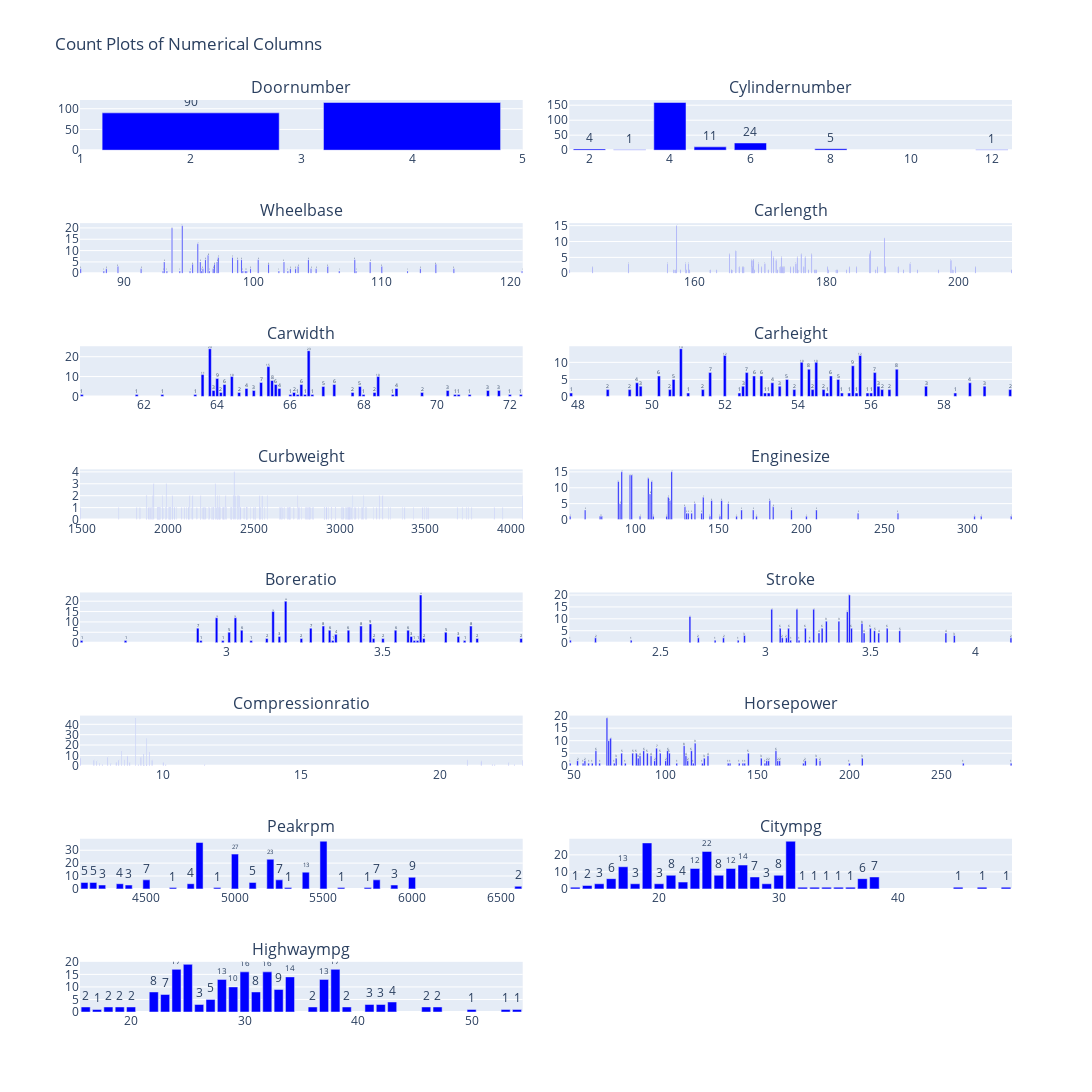

Notebook source saved alongside this figure:
### Code cell
numerical_columns = ['doornumber','cylindernumber','wheelbase', 'carlength', 'carwidth', 'carheight', 'curbweight',
                     'enginesize', 'boreratio', 'stroke', 'compressionratio', 'horsepower',
                     'peakrpm', 'citympg', 'highwaympg']

single_color = 'blue'  # eine Farbe für alle Plots

fig = make_subplots(
    rows=8, cols=2,
    subplot_titles=[col.capitalize() for col in numerical_columns],
    horizontal_spacing=0.05,  # engerer horizontaler Abstand
    vertical_spacing=0.08
)

row, col = 1, 1
for col_name in numerical_columns:
    counts = df[col_name].value_counts().reset_index()
    counts.columns = [col_name, 'Count']

    fig.add_trace(
        go.Bar(
            x=counts[col_name],
            y=counts['Count'],
            text=counts['Count'],
            textposition='outside',
            marker_color=single_color
         
        ),
        row=row, col=col
    )

    col += 1
    if col > 2:  # nur 2 Spalten
        col = 1
        row += 1

fig.update_layout(
    height=2200, width=1600,  # Höhe und Breite anpassen
    title_text="Count Plots of Numerical Columns",
    showlegend=False
)

fig.show()

### Figure 1 — Plotly figure (JSON) as saved in the notebook; plotly's stock layout.template omitted (floating-point values rounded to 4 significant figures; data arrays with more than 128 entries replaced by an {"elided": "..."} marker saying what was removed)
{"data": [{"marker": {"color": "blue"}, "text": [115.0, 90.0], "textposition": "outside", "type": "bar", "x": [4, 2], "xaxis": "x", "y": [115, 90], "yaxis": "y"}, {"marker": {"color": "blue"}, "text": [159.0, 24.0, 11.0, 5.0, 4.0, 1.0, 1.0], "textposition": "outside", "type": "bar", "x": [4, 6, 5, 8, 2, 12, 3], "xaxis": "x2", "y": [159, 24, 11, 5, 4, 1, 1], "yaxis": "y2"}, {"marker": {"color": "blue"}, "text": [21.0, 20.0, 13.0, 8.0, 7.0, 7.0, 6.0, 6.0, 6.0, 6.0, 6.0, 6.0, 5.0, 5.0, 5.0, 5.0, 5.0, 4.0, 4.0, 4.0, 4.0, 3.0, 3.0, 3.0, 3.0, 2.0, 2.0, 2.0, 2.0, 2.0, 2.0, 2.0, 2.0, 2.0, 2.0, 2.0, 2.0, 1.0, 1.0, 1.0, 1.0, 1.0, 1.0, 1.0, 1.0, 1.0, 1.0, 1.0, 1.0, 1.0, 1.0, 1.0, 1.0], "textposition": "outside", "type": "bar", "x": [94.5, 93.7, 95.7, 96.5, 98.4, 97.3, 96.3, 107.9, 99.1, 98.8, 100.4, 104.3, 97.2, 109.1, 102.4, 95.9, 93.1, 101.2, 95.3, 114.2, 97.0, 105.8, 110.0, 89.5, 103.5, 91.3, 115.6, 96.1, 103.3, 99.8, 88.6, 113.0, 96.9, 102.9, 104.5, 86.6, 104.9, 102.0, 96.0, 94.3, 88.4, 99.5, 99.4, 112.0, 102.7, 99.2, 95.1, 93.0, 106.7, 96.6, 120.9, 93.3, 108.0], "xaxis": "x3", "y": [21, 20, 13, 8, 7, 7, 6, 6, 6, 6, 6, 6, 5, 5, 5, 5, 5, 4, 4, 4, 4, 3, 3, 3, 3, 2, 2, 2, 2, 2, 2, 2, 2, 2, 2, 2, 2, 1, 1, 1, 1, 1, 1, 1, 1, 1, 1, 1, 1, 1, 1, 1, 1], "yaxis": "y3"}, {"marker": {"color": "blue"}, "text": [15.0, 11.0, 7.0, 7.0, 7.0, 6.0, 6.0, 6.0, 6.0, 5.0, 5.0, 5.0, 5.0, 4.0, 4.0, 4.0, 4.0, 4.0, 3.0, 3.0, 3.0, 3.0, 3.0, 3.0, 3.0, 3.0, 2.0, 2.0, 2.0, 2.0, 2.0, 2.0, 2.0, 2.0, 2.0, 2.0, 2.0, 2.0, 2.0, 2.0, 2.0, 2.0, 2.0, 2.0, 2.0, 2.0, 2.0, 1.0, 1.0, 1.0, 1.0, 1.0, 1.0, 1.0, 1.0, 1.0, 1.0, 1.0, 1.0, 1.0, 1.0, 1.0, 1.0, 1.0, 1.0, 1.0, 1.0, 1.0, 1.0, 1.0, 1.0, 1.0, 1.0, 1.0, 1.0], "textposition": "outside", "type": "bar", "x": [157.3, 188.8, 186.7, 166.3, 171.7, 177.8, 165.3, 176.2, 186.6, 172.0, 176.8, 175.6, 173.2, 168.7, 172.4, 169.0, 168.9, 198.9, 170.7, 158.7, 192.7, 159.1, 169.7, 150.0, 175.4, 155.9, 168.8, 173.6, 173.5, 187.8, 183.5, 180.2, 167.3, 176.6, 189.0, 170.2, 202.6, 173.0, 190.9, 199.6, 167.5, 144.6, 174.6, 166.8, 175.0, 173.4, 184.6, 177.3, 171.2, 193.8, 178.2, 141.1, 197.0, 163.4, 158.8, 169.1, 157.1, 172.6, 191.7, 180.3, 208.1, 199.2, 178.4, 187.5, 162.4, 165.6, 178.5, 157.9, 156.9, 175.7, 181.5, 181.7, 159.3, 165.7, 183.1], "xaxis": "x4", "y": [15, 11, 7, 7, 7, 6, 6, 6, 6, 5, 5, 5, 5, 4, 4, 4, 4, 4, 3, 3, 3, 3, 3, 3, 3, 3, 2, 2, 2, 2, 2, 2, 2, 2, 2, 2, 2, 2, 2, 2, 2, 2, 2, 2, 2, 2, 2, 1, 1, 1, 1, 1, 1, 1, 1, 1, 1, 1, 1, 1, 1, 1, 1, 1, 1, 1, 1, 1, 1, 1, 1, 1, 1, 1, 1], "yaxis": "y4"}, {"marker": {"color": "blue"}, "text": [24.0, 23.0, 15.0, 11.0, 10.0, 10.0, 9.0, 8.0, 7.0, 6.0, 6.0, 6.0, 6.0, 5.0, 5.0, 4.0, 4.0, 4.0, 3.0, 3.0, 3.0, 3.0, 3.0, 2.0, 2.0, 2.0, 2.0, 2.0, 2.0, 1.0, 1.0, 1.0, 1.0, 1.0, 1.0, 1.0, 1.0, 1.0, 1.0, 1.0, 1.0, 1.0, 1.0, 1.0], "textposition": "outside", "type": "bar", "x": [63.8, 66.5, 65.4, 63.6, 64.4, 68.4, 64.0, 65.5, 65.2, 64.2, 66.3, 65.6, 67.2, 66.9, 67.9, 68.9, 64.8, 65.7, 71.7, 71.4, 70.3, 65.0, 63.9, 67.7, 64.1, 66.1, 69.6, 68.3, 64.6, 70.9, 66.2, 66.4, 60.3, 62.5, 66.0, 61.8, 70.6, 72.0, 68.0, 70.5, 63.4, 66.6, 72.3, 68.8], "xaxis": "x5", "y": [24, 23, 15, 11, 10, 10, 9, 8, 7, 6, 6, 6, 6, 5, 5, 4, 4, 4, 3, 3, 3, 3, 3, 2, 2, 2, 2, 2, 2, 1, 1, 1, 1, 1, 1, 1, 1, 1, 1, 1, 1, 1, 1, 1], "yaxis": "y5"}, {"marker": {"color": "blue"}, "text": [14.0, 12.0, 12.0, 10.0, 10.0, 9.0, 8.0, 8.0, 7.0, 7.0, 7.0, 6.0, 6.0, 6.0, 6.0, 5.0, 5.0, 5.0, 4.0, 4.0, 4.0, 3.0, 3.0, 3.0, 3.0, 3.0, 3.0, 2.0, 2.0, 2.0, 2.0, 2.0, 2.0, 2.0, 2.0, 2.0, 2.0, 1.0, 1.0, 1.0, 1.0, 1.0, 1.0, 1.0, 1.0, 1.0, 1.0, 1.0, 1.0], "textposition": "outside", "type": "bar", "x": [50.8, 52.0, 55.7, 54.5, 54.1, 55.5, 56.7, 54.3, 52.6, 51.6, 56.1, 53.0, 54.9, 52.8, 50.2, 50.6, 53.7, 55.1, 58.7, 49.6, 53.3, 53.5, 52.5, 59.1, 57.5, 56.2, 49.7, 49.4, 50.5, 54.4, 56.3, 59.8, 48.8, 53.9, 51.4, 56.5, 54.7, 52.4, 53.2, 53.1, 55.9, 58.3, 55.4, 51.0, 47.8, 54.8, 56.0, 55.2, 55.6], "xaxis": "x6", "y": [14, 12, 12, 10, 10, 9, 8, 8, 7, 7, 7, 6, 6, 6, 6, 5, 5, 5, 4, 4, 4, 3, 3, 3, 3, 3, 3, 2, 2, 2, 2, 2, 2, 2, 2, 2, 2, 1, 1, 1, 1, 1, 1, 1, 1, 1, 1, 1, 1], "yaxis": "y6"}, {"marker": {"color": "blue"}, "text": {"elided": "171 float values"}, "textposition": "outside", "type": "bar", "x": {"elided": "171 int values"}, "xaxis": "x7", "y": {"elided": "171 int values"}, "yaxis": "y7"}, {"marker": {"color": "blue"}, "text": [15.0, 15.0, 14.0, 14.0, 13.0, 12.0, 12.0, 8.0, 7.0, 7.0, 6.0, 6.0, 6.0, 6.0, 5.0, 5.0, 5.0, 4.0, 4.0, 3.0, 3.0, 3.0, 3.0, 3.0, 2.0, 2.0, 2.0, 2.0, 2.0, 2.0, 1.0, 1.0, 1.0, 1.0, 1.0, 1.0, 1.0, 1.0, 1.0, 1.0, 1.0, 1.0, 1.0, 1.0], "textposition": "outside", "type": "bar", "x": [122, 92, 97, 98, 108, 110, 90, 109, 120, 141, 181, 152, 146, 121, 156, 91, 136, 130, 183, 164, 194, 70, 209, 171, 132, 131, 140, 258, 134, 234, 61, 80, 79, 111, 119, 326, 308, 151, 304, 103, 203, 161, 173, 145], "xaxis": "x8", "y": [15, 15, 14, 14, 13, 12, 12, 8, 7, 7, 6, 6, 6, 6, 5, 5, 5, 4, 4, 3, 3, 3, 3, 3, 2, 2, 2, 2, 2, 2, 1, 1, 1, 1, 1, 1, 1, 1, 1, 1, 1, 1, 1, 1], "yaxis": "y8"}, {"marker": {"color": "blue"}, "text": [23.0, 20.0, 15.0, 12.0, 12.0, 9.0, 8.0, 8.0, 8.0, 7.0, 7.0, 6.0, 6.0, 6.0, 6.0, 6.0, 5.0, 5.0, 4.0, 3.0, 3.0, 3.0, 2.0, 2.0, 2.0, 2.0, 2.0, 2.0, 2.0, 1.0, 1.0, 1.0, 1.0, 1.0, 1.0, 1.0, 1.0, 1.0], "textposition": "outside", "type": "bar", "x": [3.62, 3.19, 3.15, 2.97, 3.03, 3.46, 3.31, 3.43, 3.78, 2.91, 3.27, 3.58, 3.54, 3.39, 3.05, 3.33, 3.01, 3.7, 3.35, 3.74, 3.17, 3.59, 3.24, 3.5, 3.47, 3.13, 3.94, 3.63, 3.8, 2.68, 3.76, 3.08, 3.6, 2.92, 3.34, 2.99, 2.54, 3.61], "xaxis": "x9", "y": [23, 20, 15, 12, 12, 9, 8, 8, 8, 7, 7, 6, 6, 6, 6, 6, 5, 5, 4, 3, 3, 3, 2, 2, 2, 2, 2, 2, 2, 1, 1, 1, 1, 1, 1, 1, 1, 1], "yaxis": "y9"}, {"marker": {"color": "blue"}, "text": [20.0, 14.0, 14.0, 14.0, 13.0, 11.0, 9.0, 9.0, 8.0, 6.0, 6.0, 6.0, 6.0, 6.0, 6.0, 6.0, 5.0, 5.0, 4.0, 4.0, 4.0, 4.0, 3.0, 3.0, 2.0, 2.0, 2.0, 2.0, 2.0, 2.0, 1.0, 1.0, 1.0, 1.0, 1.0, 1.0, 1.0], "textposition": "outside", "type": "bar", "x": [3.4, 3.23, 3.15, 3.03, 3.39, 2.64, 3.35, 3.29, 3.46, 3.58, 3.11, 3.07, 3.19, 3.27, 3.41, 3.5, 3.52, 3.64, 3.86, 3.47, 3.255, 3.54, 2.9, 3.9, 2.68, 2.8, 3.08, 4.17, 3.1, 2.19, 2.76, 3.16, 3.12, 3.21, 2.07, 2.36, 2.87], "xaxis": "x10", "y": [20, 14, 14, 14, 13, 11, 9, 9, 8, 6, 6, 6, 6, 6, 6, 6, 5, 5, 4, 4, 4, 4, 3, 3, 2, 2, 2, 2, 2, 2, 1, 1, 1, 1, 1, 1, 1], "yaxis": "y10"}, {"marker": {"color": "blue"}, "text": [46.0, 26.0, 14.0, 13.0, 11.0, 9.0, 8.0, 8.0, 7.0, 5.0, 5.0, 5.0, 5.0, 5.0, 5.0, 4.0, 4.0, 3.0, 3.0, 3.0, 3.0, 2.0, 2.0, 1.0, 1.0, 1.0, 1.0, 1.0, 1.0, 1.0, 1.0, 1.0], "textposition": "outside", "type": "bar", "x": [9.0, 9.4, 8.5, 9.5, 9.3, 8.7, 9.2, 8.0, 7.0, 23.0, 7.5, 8.4, 21.0, 8.6, 9.6, 7.6, 21.5, 22.5, 8.8, 10.0, 8.3, 7.7, 8.1, 9.41, 9.1, 10.1, 7.8, 22.0, 11.5, 21.9, 22.7, 9.31], "xaxis": "x11", "y": [46, 26, 14, 13, 11, 9, 8, 8, 7, 5, 5, 5, 5, 5, 5, 4, 4, 3, 3, 3, 3, 2, 2, 1, 1, 1, 1, 1, 1, 1, 1, 1], "yaxis": "y11"}, {"marker": {"color": "blue"}, "text": [19.0, 11.0, 10.0, 9.0, 8.0, 7.0, 6.0, 6.0, 6.0, 6.0, 6.0, 5.0, 5.0, 5.0, 5.0, 5.0, 5.0, 5.0, 4.0, 4.0, 4.0, 4.0, 3.0, 3.0, 3.0, 3.0, 3.0, 3.0, 2.0, 2.0, 2.0, 2.0, 2.0, 2.0, 2.0, 2.0, 2.0, 2.0, 2.0, 1.0, 1.0, 1.0, 1.0, 1.0, 1.0, 1.0, 1.0, 1.0, 1.0, 1.0, 1.0, 1.0, 1.0, 1.0, 1.0, 1.0, 1.0, 1.0, 1.0], "textposition": "outside", "type": "bar", "x": [68, 70, 69, 116, 110, 95, 160, 62, 88, 101, 114, 145, 97, 82, 102, 90, 84, 76, 111, 123, 86, 92, 121, 85, 73, 207, 182, 152, 112, 156, 161, 52, 94, 184, 155, 162, 56, 100, 176, 154, 115, 140, 48, 64, 135, 262, 78, 58, 60, 175, 72, 143, 142, 55, 200, 120, 288, 134, 106], "xaxis": "x12", "y": [19, 11, 10, 9, 8, 7, 6, 6, 6, 6, 6, 5, 5, 5, 5, 5, 5, 5, 4, 4, 4, 4, 3, 3, 3, 3, 3, 3, 2, 2, 2, 2, 2, 2, 2, 2, 2, 2, 2, 1, 1, 1, 1, 1, 1, 1, 1, 1, 1, 1, 1, 1, 1, 1, 1, 1, 1, 1, 1], "yaxis": "y12"}, {"marker": {"color": "blue"}, "text": [37.0, 36.0, 27.0, 23.0, 13.0, 9.0, 7.0, 7.0, 7.0, 5.0, 5.0, 5.0, 4.0, 4.0, 3.0, 3.0, 3.0, 2.0, 1.0, 1.0, 1.0, 1.0, 1.0], "textposition": "outside", "type": "bar", "x": [5500, 4800, 5000, 5200, 5400, 6000, 5800, 4500, 5250, 4150, 5100, 4200, 4350, 4750, 4250, 4400, 5900, 6600, 4650, 5750, 5600, 4900, 5300], "xaxis": "x13", "y": [37, 36, 27, 23, 13, 9, 7, 7, 7, 5, 5, 5, 4, 4, 3, 3, 3, 2, 1, 1, 1, 1, 1], "yaxis": "y13"}, {"marker": {"color": "blue"}, "text": [28.0, 27.0, 22.0, 14.0, 13.0, 12.0, 12.0, 8.0, 8.0, 8.0, 7.0, 7.0, 6.0, 6.0, 4.0, 3.0, 3.0, 3.0, 3.0, 2.0, 1.0, 1.0, 1.0, 1.0, 1.0, 1.0, 1.0, 1.0, 1.0], "textposition": "outside", "type": "bar", "x": [31, 19, 24, 27, 17, 26, 23, 21, 25, 30, 38, 28, 37, 16, 22, 20, 18, 29, 15, 14, 47, 36, 13, 49, 45, 32, 35, 34, 33], "xaxis": "x14", "y": [28, 27, 22, 14, 13, 12, 12, 8, 8, 8, 7, 7, 6, 6, 4, 3, 3, 3, 3, 2, 1, 1, 1, 1, 1, 1, 1, 1, 1], "yaxis": "y14"}, {"marker": {"color": "blue"}, "text": [19.0, 17.0, 17.0, 16.0, 16.0, 14.0, 13.0, 13.0, 10.0, 9.0, 8.0, 8.0, 7.0, 5.0, 4.0, 3.0, 3.0, 3.0, 2.0, 2.0, 2.0, 2.0, 2.0, 2.0, 2.0, 2.0, 1.0, 1.0, 1.0, 1.0], "textposition": "outside", "type": "bar", "x": [25, 24, 38, 30, 32, 34, 28, 37, 29, 33, 22, 31, 23, 27, 43, 26, 42, 41, 36, 39, 20, 19, 46, 47, 18, 16, 54, 53, 17, 50], "xaxis": "x15", "y": [19, 17, 17, 16, 16, 14, 13, 13, 10, 9, 8, 8, 7, 5, 4, 3, 3, 3, 2, 2, 2, 2, 2, 2, 2, 2, 1, 1, 1, 1], "yaxis": "y15"}], "layout": {"annotations": [{"font": {"size": 16}, "showarrow": false, "text": "Doornumber", "x": 0.2375, "xanchor": "center", "xref": "paper", "y": 1, "yanchor": "bottom", "yref": "paper"}, {"font": {"size": 16}, "showarrow": false, "text": "Cylindernumber", "x": 0.7625, "xanchor": "center", "xref": "paper", "y": 1, "yanchor": "bottom", "yref": "paper"}, {"font": {"size": 16}, "showarrow": false, "text": "Wheelbase", "x": 0.2375, "xanchor": "center", "xref": "paper", "y": 0.865, "yanchor": "bottom", "yref": "paper"}, {"font": {"size": 16}, "showarrow": false, "text": "Carlength", "x": 0.7625, "xanchor": "center", "xref": "paper", "y": 0.865, "yanchor": "bottom", "yref": "paper"}, {"font": {"size": 16}, "showarrow": false, "text": "Carwidth", "x": 0.2375, "xanchor": "center", "xref": "paper", "y": 0.73, "yanchor": "bottom", "yref": "paper"}, {"font": {"size": 16}, "showarrow": false, "text": "Carheight", "x": 0.7625, "xanchor": "center", "xref": "paper", "y": 0.73, "yanchor": "bottom", "yref": "paper"}, {"font": {"size": 16}, "showarrow": false, "text": "Curbweight", "x": 0.2375, "xanchor": "center", "xref": "paper", "y": 0.595, "yanchor": "bottom", "yref": "paper"}, {"font": {"size": 16}, "showarrow": false, "text": "Enginesize", "x": 0.7625, "xanchor": "center", "xref": "paper", "y": 0.595, "yanchor": "bottom", "yref": "paper"}, {"font": {"size": 16}, "showarrow": false, "text": "Boreratio", "x": 0.2375, "xanchor": "center", "xref": "paper", "y": 0.46, "yanchor": "bottom", "yref": "paper"}, {"font": {"size": 16}, "showarrow": false, "text": "Stroke", "x": 0.7625, "xanchor": "center", "xref": "paper", "y": 0.46, "yanchor": "bottom", "yref": "paper"}, {"font": {"size": 16}, "showarrow": false, "text": "Compressionratio", "x": 0.2375, "xanchor": "center", "xref": "paper", "y": 0.325, "yanchor": "bottom", "yref": "paper"}, {"font": {"size": 16}, "showarrow": false, "text": "Horsepower", "x": 0.7625, "xanchor": "center", "xref": "paper", "y": 0.325, "yanchor": "bottom", "yref": "paper"}, {"font": {"size": 16}, "showarrow": false, "text": "Peakrpm", "x": 0.2375, "xanchor": "center", "xref": "paper", "y": 0.19, "yanchor": "bottom", "yref": "paper"}, {"font": {"size": 16}, "showarrow": false, "text": "Citympg", "x": 0.7625, "xanchor": "center", "xref": "paper", "y": 0.19, "yanchor": "bottom", "yref": "paper"}, {"font": {"size": 16}, "showarrow": false, "text": "Highwaympg", "x": 0.2375, "xanchor": "center", "xref": "paper", "y": 0.055, "yanchor": "bottom", "yref": "paper"}], "height": 2200, "showlegend": false, "title": {"text": "Count Plots of Numerical Columns"}, "width": 1600, "xaxis": {"anchor": "y", "domain": [0, 0.475]}, "xaxis10": {"anchor": "y10", "domain": [0.525, 1]}, "xaxis11": {"anchor": "y11", "domain": [0, 0.475]}, "xaxis12": {"anchor": "y12", "domain": [0.525, 1]}, "xaxis13": {"anchor": "y13", "domain": [0, 0.475]}, "xaxis14": {"anchor": "y14", "domain": [0.525, 1]}, "xaxis15": {"anchor": "y15", "domain": [0, 0.475]}, "xaxis16": {"anchor": "y16", "domain": [0.525, 1]}, "xaxis2": {"anchor": "y2", "domain": [0.525, 1]}, "xaxis3": {"anchor": "y3", "domain": [0, 0.475]}, "xaxis4": {"anchor": "y4", "domain": [0.525, 1]}, "xaxis5": {"anchor": "y5", "domain": [0, 0.475]}, "xaxis6": {"anchor": "y6", "domain": [0.525, 1]}, "xaxis7": {"anchor": "y7", "domain": [0, 0.475]}, "xaxis8": {"anchor": "y8", "domain": [0.525, 1]}, "xaxis9": {"anchor": "y9", "domain": [0, 0.475]}, "yaxis": {"anchor": "x", "domain": [0.945, 1]}, "yaxis10": {"anchor": "x10", "domain": [0.405, 0.46]}, "yaxis11": {"anchor": "x11", "domain": [0.27, 0.325]}, "yaxis12": {"anchor": "x12", "domain": [0.27, 0.325]}, "yaxis13": {"anchor": "x13", "domain": [0.135, 0.19]}, "yaxis14": {"anchor": "x14", "domain": [0.135, 0.19]}, "yaxis15": {"anchor": "x15", "domain": [0, 0.055]}, "yaxis16": {"anchor": "x16", "domain": [0, 0.055]}, "yaxis2": {"anchor": "x2", "domain": [0.945, 1]}, "yaxis3": {"anchor": "x3", "domain": [0.81, 0.865]}, "yaxis4": {"anchor": "x4", "domain": [0.81, 0.865]}, "yaxis5": {"anchor": "x5", "domain": [0.675, 0.73]}, "yaxis6": {"anchor": "x6", "domain": [0.675, 0.73]}, "yaxis7": {"anchor": "x7", "domain": [0.54, 0.595]}, "yaxis8": {"anchor": "x8", "domain": [0.54, 0.595]}, "yaxis9": {"anchor": "x9", "domain": [0.405, 0.46]}}}
